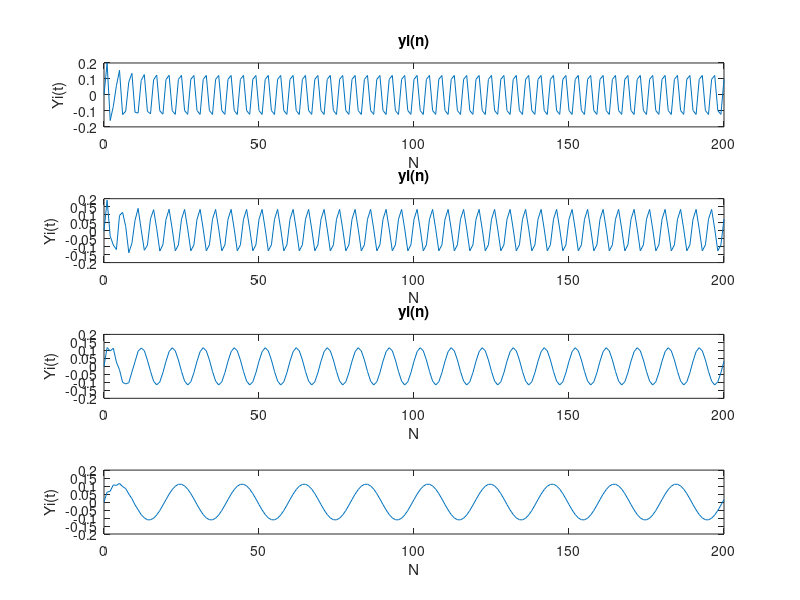
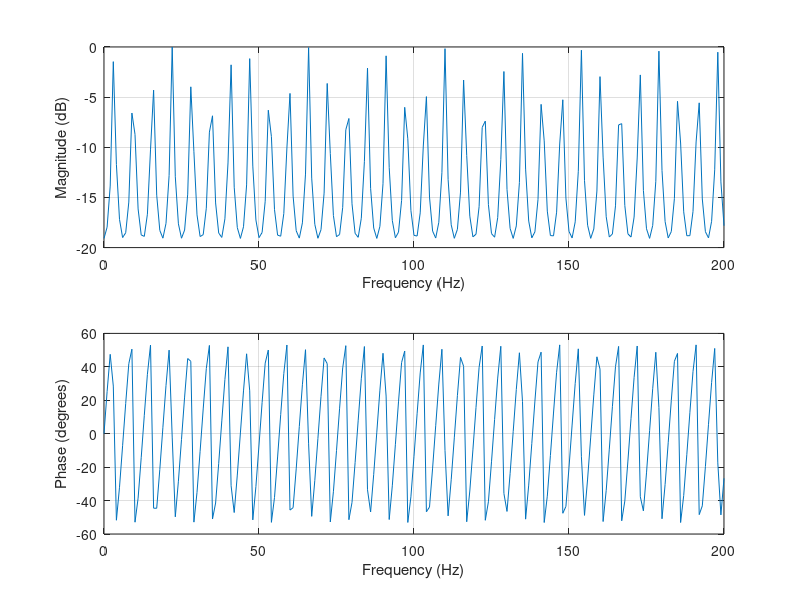

MATLAB code for these plots, in order:
%{
Integrantes
=========================
Gladys Arias (Autora del código del ejercicio_4)
Alexis Gavriel
Cristian Rivera 
Andres Vargas
Fecha: Mayo 19, 2019.

Descripción del algoritmo
=========================
algoritmo: 
%}
function b= ejercicio2 ()
  n=[0:1:200];
  a=0.8;
  y0=0;#y(-1)=0
  fi=[1/4,1/5,1/10,1/20];
  c=0;
  %Ecuacion de diferencias
  %y(n)=(1-a)x(n)-ay(n-1)
  for i=fi,
    c=c+1;
    xi=sin(2*pi*i*n); %Calculo de X_i
    y=filter([1-a],[1,a],xi);
    figure 1
    title('yi(n)')
    subplot (4, 1, c)
    plot(n,y);
    xlabel ("N");
    ylabel ("Yi(t)");
    
    [h,w]=freqz([1-a],[1,a],n,"whole");
    %Ploteo de la senal modulada tanto en frecuencia como en magniud 
    figure 2
    freqz_plot(w,h);
  endfor

endfunction
